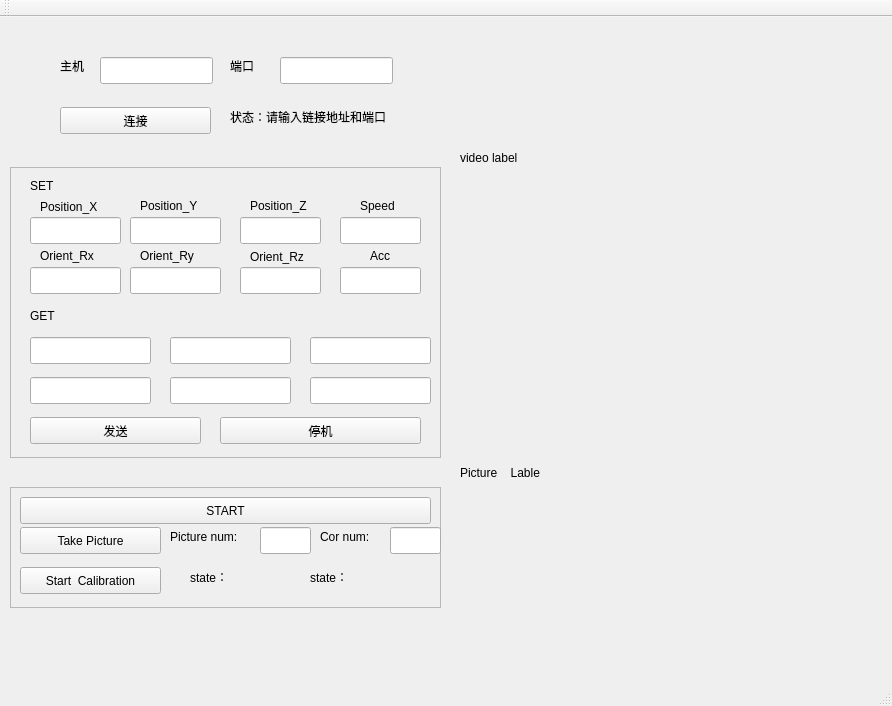
<?xml version="1.0" encoding="UTF-8"?>
<ui version="4.0">
 <class>MainWindow</class>
 <widget class="QMainWindow" name="MainWindow">
  <property name="geometry">
   <rect>
    <x>0</x>
    <y>0</y>
    <width>892</width>
    <height>706</height>
   </rect>
  </property>
  <property name="windowTitle">
   <string>MainWindow</string>
  </property>
  <widget class="QWidget" name="centralWidget">
   <widget class="QLabel" name="label">
    <property name="geometry">
     <rect>
      <x>60</x>
      <y>40</y>
      <width>67</width>
      <height>17</height>
     </rect>
    </property>
    <property name="text">
     <string>主机</string>
    </property>
   </widget>
   <widget class="QLineEdit" name="lineEdit_Host">
    <property name="geometry">
     <rect>
      <x>100</x>
      <y>40</y>
      <width>113</width>
      <height>27</height>
     </rect>
    </property>
   </widget>
   <widget class="QLabel" name="label_2">
    <property name="geometry">
     <rect>
      <x>230</x>
      <y>40</y>
      <width>67</width>
      <height>17</height>
     </rect>
    </property>
    <property name="text">
     <string>端口</string>
    </property>
   </widget>
   <widget class="QLineEdit" name="lineEdit_Port">
    <property name="geometry">
     <rect>
      <x>280</x>
      <y>40</y>
      <width>113</width>
      <height>27</height>
     </rect>
    </property>
   </widget>
   <widget class="QPushButton" name="pushButton_Connect">
    <property name="geometry">
     <rect>
      <x>60</x>
      <y>90</y>
      <width>151</width>
      <height>27</height>
     </rect>
    </property>
    <property name="text">
     <string>连接</string>
    </property>
   </widget>
   <widget class="QLabel" name="label_State">
    <property name="geometry">
     <rect>
      <x>230</x>
      <y>90</y>
      <width>201</width>
      <height>20</height>
     </rect>
    </property>
    <property name="text">
     <string>状态：请输入链接地址和端口</string>
    </property>
   </widget>
   <widget class="QFrame" name="frame">
    <property name="geometry">
     <rect>
      <x>10</x>
      <y>150</y>
      <width>431</width>
      <height>291</height>
     </rect>
    </property>
    <property name="frameShape">
     <enum>QFrame::StyledPanel</enum>
    </property>
    <property name="frameShadow">
     <enum>QFrame::Raised</enum>
    </property>
    <widget class="QLineEdit" name="lineEdit_PX">
     <property name="geometry">
      <rect>
       <x>20</x>
       <y>50</y>
       <width>91</width>
       <height>27</height>
      </rect>
     </property>
    </widget>
    <widget class="QLineEdit" name="lineEdit_PY">
     <property name="geometry">
      <rect>
       <x>120</x>
       <y>50</y>
       <width>91</width>
       <height>27</height>
      </rect>
     </property>
    </widget>
    <widget class="QLineEdit" name="lineEdit_PZ">
     <property name="geometry">
      <rect>
       <x>230</x>
       <y>50</y>
       <width>81</width>
       <height>27</height>
      </rect>
     </property>
    </widget>
    <widget class="QLineEdit" name="lineEdit_Rx">
     <property name="geometry">
      <rect>
       <x>20</x>
       <y>100</y>
       <width>91</width>
       <height>27</height>
      </rect>
     </property>
    </widget>
    <widget class="QLineEdit" name="lineEdit_Ry">
     <property name="geometry">
      <rect>
       <x>120</x>
       <y>100</y>
       <width>91</width>
       <height>27</height>
      </rect>
     </property>
    </widget>
    <widget class="QLineEdit" name="lineEdit_Rz">
     <property name="geometry">
      <rect>
       <x>230</x>
       <y>100</y>
       <width>81</width>
       <height>27</height>
      </rect>
     </property>
    </widget>
    <widget class="QLabel" name="label_4">
     <property name="geometry">
      <rect>
       <x>30</x>
       <y>30</y>
       <width>81</width>
       <height>20</height>
      </rect>
     </property>
     <property name="text">
      <string>Position_X</string>
     </property>
    </widget>
    <widget class="QLabel" name="label_5">
     <property name="geometry">
      <rect>
       <x>130</x>
       <y>30</y>
       <width>91</width>
       <height>17</height>
      </rect>
     </property>
     <property name="text">
      <string>Position_Y</string>
     </property>
    </widget>
    <widget class="QLabel" name="label_6">
     <property name="geometry">
      <rect>
       <x>240</x>
       <y>30</y>
       <width>81</width>
       <height>17</height>
      </rect>
     </property>
     <property name="text">
      <string>Position_Z</string>
     </property>
    </widget>
    <widget class="QLabel" name="label_7">
     <property name="geometry">
      <rect>
       <x>30</x>
       <y>80</y>
       <width>81</width>
       <height>17</height>
      </rect>
     </property>
     <property name="text">
      <string>Orient_Rx</string>
     </property>
    </widget>
    <widget class="QLabel" name="label_8">
     <property name="geometry">
      <rect>
       <x>130</x>
       <y>80</y>
       <width>91</width>
       <height>17</height>
      </rect>
     </property>
     <property name="text">
      <string>Orient_Ry</string>
     </property>
    </widget>
    <widget class="QLabel" name="label_9">
     <property name="geometry">
      <rect>
       <x>240</x>
       <y>80</y>
       <width>71</width>
       <height>20</height>
      </rect>
     </property>
     <property name="text">
      <string>Orient_Rz</string>
     </property>
    </widget>
    <widget class="QPushButton" name="pushButton_sendPosition">
     <property name="geometry">
      <rect>
       <x>20</x>
       <y>250</y>
       <width>171</width>
       <height>27</height>
      </rect>
     </property>
     <property name="text">
      <string>发送</string>
     </property>
    </widget>
    <widget class="QPushButton" name="pushButton_stop">
     <property name="geometry">
      <rect>
       <x>210</x>
       <y>250</y>
       <width>201</width>
       <height>27</height>
      </rect>
     </property>
     <property name="text">
      <string>停机</string>
     </property>
    </widget>
    <widget class="QLabel" name="label_Speed">
     <property name="geometry">
      <rect>
       <x>350</x>
       <y>30</y>
       <width>67</width>
       <height>17</height>
      </rect>
     </property>
     <property name="text">
      <string>Speed</string>
     </property>
    </widget>
    <widget class="QLabel" name="label_Acc">
     <property name="geometry">
      <rect>
       <x>360</x>
       <y>80</y>
       <width>41</width>
       <height>17</height>
      </rect>
     </property>
     <property name="text">
      <string>Acc</string>
     </property>
    </widget>
    <widget class="QLineEdit" name="lineEdit_Speed">
     <property name="geometry">
      <rect>
       <x>330</x>
       <y>50</y>
       <width>81</width>
       <height>27</height>
      </rect>
     </property>
    </widget>
    <widget class="QLineEdit" name="lineEdit_Acc">
     <property name="geometry">
      <rect>
       <x>330</x>
       <y>100</y>
       <width>81</width>
       <height>27</height>
      </rect>
     </property>
    </widget>
    <widget class="QLabel" name="label_3">
     <property name="geometry">
      <rect>
       <x>20</x>
       <y>10</y>
       <width>67</width>
       <height>17</height>
      </rect>
     </property>
     <property name="text">
      <string>SET</string>
     </property>
    </widget>
    <widget class="QLabel" name="label_10">
     <property name="geometry">
      <rect>
       <x>20</x>
       <y>140</y>
       <width>67</width>
       <height>17</height>
      </rect>
     </property>
     <property name="text">
      <string>GET</string>
     </property>
    </widget>
    <widget class="QLineEdit" name="lineEdit_Rx_read">
     <property name="geometry">
      <rect>
       <x>20</x>
       <y>170</y>
       <width>121</width>
       <height>27</height>
      </rect>
     </property>
    </widget>
    <widget class="QLineEdit" name="lineEdit_Ry_read">
     <property name="geometry">
      <rect>
       <x>160</x>
       <y>170</y>
       <width>121</width>
       <height>27</height>
      </rect>
     </property>
    </widget>
    <widget class="QLineEdit" name="lineEdit_Rz_read">
     <property name="geometry">
      <rect>
       <x>300</x>
       <y>170</y>
       <width>121</width>
       <height>27</height>
      </rect>
     </property>
    </widget>
    <widget class="QLineEdit" name="lineEdit_tx_read">
     <property name="geometry">
      <rect>
       <x>20</x>
       <y>210</y>
       <width>121</width>
       <height>27</height>
      </rect>
     </property>
    </widget>
    <widget class="QLineEdit" name="lineEdit_ty_read">
     <property name="geometry">
      <rect>
       <x>160</x>
       <y>210</y>
       <width>121</width>
       <height>27</height>
      </rect>
     </property>
    </widget>
    <widget class="QLineEdit" name="lineEdit_tz_read">
     <property name="geometry">
      <rect>
       <x>300</x>
       <y>210</y>
       <width>121</width>
       <height>27</height>
      </rect>
     </property>
    </widget>
   </widget>
   <widget class="QFrame" name="frame_2">
    <property name="geometry">
     <rect>
      <x>10</x>
      <y>470</y>
      <width>431</width>
      <height>121</height>
     </rect>
    </property>
    <property name="frameShape">
     <enum>QFrame::StyledPanel</enum>
    </property>
    <property name="frameShadow">
     <enum>QFrame::Raised</enum>
    </property>
    <widget class="QPushButton" name="pushButton_take_picture">
     <property name="geometry">
      <rect>
       <x>10</x>
       <y>40</y>
       <width>141</width>
       <height>27</height>
      </rect>
     </property>
     <property name="text">
      <string>Take Picture</string>
     </property>
    </widget>
    <widget class="QLabel" name="label_11">
     <property name="geometry">
      <rect>
       <x>160</x>
       <y>40</y>
       <width>91</width>
       <height>20</height>
      </rect>
     </property>
     <property name="text">
      <string>Picture num:</string>
     </property>
    </widget>
    <widget class="QLineEdit" name="lineEdit_Pic_num">
     <property name="geometry">
      <rect>
       <x>250</x>
       <y>40</y>
       <width>51</width>
       <height>27</height>
      </rect>
     </property>
    </widget>
    <widget class="QLabel" name="label_14">
     <property name="geometry">
      <rect>
       <x>310</x>
       <y>40</y>
       <width>61</width>
       <height>20</height>
      </rect>
     </property>
     <property name="text">
      <string>Cor num:</string>
     </property>
    </widget>
    <widget class="QLineEdit" name="lineEdit_Cor_num">
     <property name="geometry">
      <rect>
       <x>380</x>
       <y>40</y>
       <width>51</width>
       <height>27</height>
      </rect>
     </property>
    </widget>
    <widget class="QPushButton" name="pushButton_START_Image">
     <property name="geometry">
      <rect>
       <x>10</x>
       <y>10</y>
       <width>411</width>
       <height>27</height>
      </rect>
     </property>
     <property name="text">
      <string>START</string>
     </property>
    </widget>
   </widget>
   <widget class="QLabel" name="label_PictureShow">
    <property name="geometry">
     <rect>
      <x>460</x>
      <y>310</y>
      <width>331</width>
      <height>291</height>
     </rect>
    </property>
    <property name="text">
     <string>Picture    Lable</string>
    </property>
   </widget>
   <widget class="QLabel" name="label_video">
    <property name="geometry">
     <rect>
      <x>460</x>
      <y>20</y>
      <width>331</width>
      <height>241</height>
     </rect>
    </property>
    <property name="text">
     <string>video label</string>
    </property>
   </widget>
   <widget class="QPushButton" name="pushButton_cali">
    <property name="geometry">
     <rect>
      <x>20</x>
      <y>550</y>
      <width>141</width>
      <height>27</height>
     </rect>
    </property>
    <property name="text">
     <string>Start  Calibration</string>
    </property>
   </widget>
   <widget class="QLabel" name="label_12">
    <property name="geometry">
     <rect>
      <x>190</x>
      <y>550</y>
      <width>101</width>
      <height>20</height>
     </rect>
    </property>
    <property name="text">
     <string>state：</string>
    </property>
   </widget>
   <widget class="QLabel" name="label_13">
    <property name="geometry">
     <rect>
      <x>310</x>
      <y>550</y>
      <width>101</width>
      <height>20</height>
     </rect>
    </property>
    <property name="text">
     <string>state：</string>
    </property>
   </widget>
  </widget>
  <widget class="QMenuBar" name="menuBar">
   <property name="geometry">
    <rect>
     <x>0</x>
     <y>0</y>
     <width>892</width>
     <height>31</height>
    </rect>
   </property>
  </widget>
  <widget class="QToolBar" name="mainToolBar">
   <attribute name="toolBarArea">
    <enum>TopToolBarArea</enum>
   </attribute>
   <attribute name="toolBarBreak">
    <bool>false</bool>
   </attribute>
  </widget>
  <widget class="QStatusBar" name="statusBar"/>
 </widget>
 <layoutdefault spacing="6" margin="11"/>
 <resources/>
 <connections/>
</ui>
